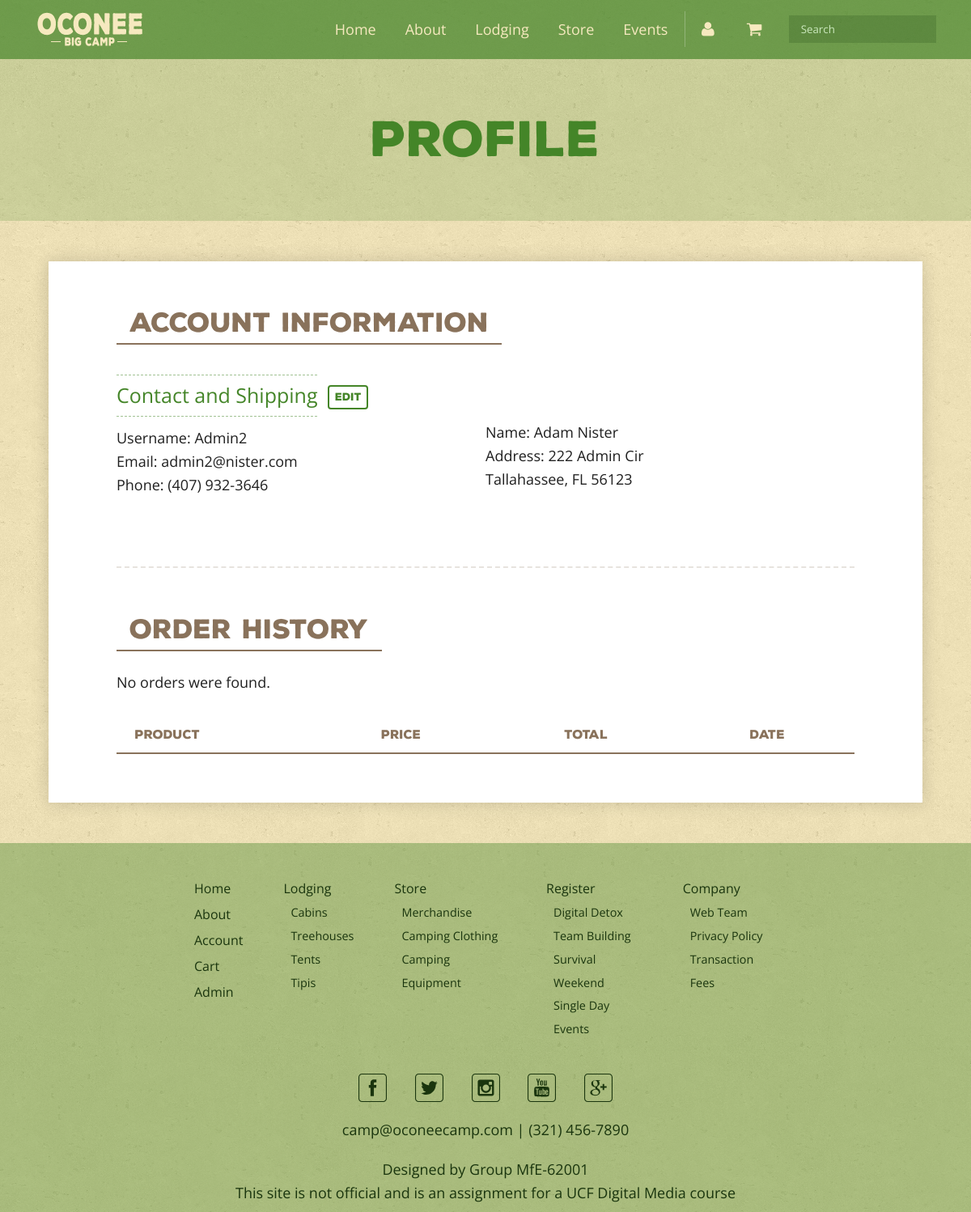
The page /client.php (signed in) on the database its author committed.
### tables this page shows
CREATE TABLE `users` (
  `id` int(3) NOT NULL,
  `username` varchar(25) NOT NULL,
  `password` varchar(50) NOT NULL,
  `first_name` varchar(25) NOT NULL,
  `last_name` varchar(25) NOT NULL,
  `email` varchar(25) NOT NULL,
  `phone` varchar(15) DEFAULT NULL,
  `street` varchar(50) NOT NULL,
  `city` varchar(25) NOT NULL,
  `state` char(2) NOT NULL,
  `zip` int(5) NOT NULL,
  `country` varchar(25) DEFAULT NULL,
  `access` varchar(24) NOT NULL,
  `active` varchar(7) DEFAULT 'active'
);

### client.php (the view, shortened to what this page needs)
<?php
	include("includes/db_connect.php");
?>
<!doctype html>
<html lang="en">
	<head>
	</head>
	<body>
		<div class="container">
			<?php
				require("includes/header.php");
				$sesID = $_SESSION['id'];
			?>
			<section class="banner">
				<h1>Profile</h1>
			</section>
			<section class="content-container container-first">
				<section class="info-box-full clearfix">
					<h2>Account Information</h2>
					<div class="listed-item client-info clearfix">
						<div class="info-left">
							<h3 class="accountHeader">Contact and Shipping</h3>
							<?php
								  $sql = "SELECT id, username, password, first_name, last_name, email, phone, street, city, state, zip FROM users WHERE id = '$sesID'";
								  $result = $mysqli->query($sql);
								  if (mysqli_num_rows($result) == 0){
									  echo "No user was found.";
								  }else{
									 while($row = $result->fetch_assoc()) {
										  $username =$row['username'];
										  $first_name =$row['first_name'];
										  $last_name =$row['last_name'];
										  $email =$row['email'];
										  $phone =$row['phone'];
										  $street =$row['street'];
										  $city =$row['city'];
										  $state =$row['state'];
										  $zip =$row['zip'];
									 }
								  }
							  ?>
						    <div class="editButton">
								<a href="client_edit.php">
									Edit
								</a>
							</div>
							<div class="accountInfo">
								<p>
									Username: <?php echo $username ?>
									<br>
									Email: <?php echo $email ?>
									<br>
									Phone: <?php echo "(".substr($phone, 0, 3).") ".substr($phone, 3, 3)."-".substr($phone,6); ?>
								</p>
							</div>
						</div>
						<div class="info-right">
								<br>
								<br>
								<br>
								<br>
								<br>
								<br>
								<br>
								<p>
									Name: <?php echo $first_name." ".$last_name ?>
									<br>
									Address: <?php echo $street ?>
									<br>
									<?php echo $city.", ".$state." ".$zip ?>
								</p>
						</div>
					</div>
				</section>
				<section class="info-box-full clearfix">
					<h2>Order History</h2>
					<div class="listed-item clearfix">
						<table>
							<thead>
								<tr>
									<th class="cart-product">Product</th>
									<th>Price</th>
									<th>Total</th>
									<th>Date</th>
								</tr>
							</thead>
							<tbody>
								<?php
									$sql = "SELECT product_id, quantity, price, ordertime, active, order_id FROM orders WHERE user_id='$sesID'";
									  $result = $mysqli->query($sql);
									  if (mysqli_num_rows($result) == 0){
										  echo "<p>No orders were found.</p>";
									  }
								?>
							</tbody>
						</table>
					</div>
				</section>
			</section>
			<?php
				require("includes/footer.php");
			?>
		</div>
	</body>
</html>

### includes/footer.php (shortened to what this page needs)
<footer>
	<div class="footer-nav">
		<div class="footer-links">
			<ul>
				<li><a href="home.php">Home</a></li>
				<li><a href="about.php">About</a></li>
				<li><a href="client.php">Account</a></li>
				<li><a href="cart.php">Cart</a></li>
				<?php
					if( isset($_SESSION['id']) ){
						$admin_query = "SELECT access FROM users WHERE id = ".$_SESSION['id'];
						$admin_result = $mysqli->query($admin_query);
						while ( $row = $admin_result->fetch_object() ) {
					    	if( $row->access == "admin" || $row->access == "privileged" ) {
					    		echo '<li><a href="admin.php">Admin</a></li>';
					    	}
						}
					}
				?>
			</ul>
		</div>
		<div class="footer-links">
			<ul>
				<li>
					<a href="lodging.php">Lodging</a>
					<ul>
						<li><a href="catalog.php?category=cabin">Cabins</a></li>
						<li><a href="catalog.php?category=treehouse">Treehouses</a></li>
						<li><a href="catalog.php?category=tent">Tents</a></li>
						<li><a href="catalog.php?category=tipi">Tipis</a></li>
					</ul>
				</li>
			</ul>
		</div>
		<div class="footer-links">
			<ul>
				<li>
					<a href="store.php">Store</a>
					<ul>
						<li><a href="catalog.php?category=merchandise">Merchandise</a></li>
						<li><a href="catalog.php?category=clothing">Camping Clothing</a></li>
						<li><a href="catalog.php?category=equipment">Camping Equipment</a></li>
					</ul>
				</li>
			</ul>
		</div>
		<div class="footer-links">
			<ul>
				<li>
					<a href="register.php">Register</a>
					<ul>
						<li><a href="register.php#detox">Digital Detox</a></li>
						<li><a href="register.php#team">Team Building</a></li>
						<li><a href="register.php#survival">Survival Weekend</a></li>
						<li><a href="register.php#single-day">Single Day Events</a></li>
					</ul>
				</li>
			</ul>
		</div>
		<div class="footer-links">
			<ul>
				<li>
					<a href="webteam.php">Company</a>
					<ul>
						<li><a href="webteam.php">Web Team</a></li>
						<li><a href="privacypolicy.php">Privacy Policy</a></li>
						<li><a href="transactionfees.php">Transaction Fees</a></li>
					</ul>
				</li>
			</ul>
		</div>
	</div>
	<div class="footer-socials">
		<ul>
			<li>
				<a href="#"><img src="img/facebook-green.svg" alt="Facebook" height="35" width="35"></a>
			</li>
			<li>
				<a href="#"><img src="img/twitter-green.svg" alt="Twitter" height="35" width="35"></a>
			</li>
			<li>
				<a href="#"><img src="img/instagram-green.svg" alt="Instagram" height="35" width="35"></a>
			</li>
			<li>
				<a href="#"><img src="img/youtube-green.svg" alt="YouTube" height="35" width="35"></a>
			</li>
			<li>
				<a href="#"><img src="img/google-plus-green.svg" alt="Google Plus" height="35" width="35"></a>
			</li>
		</ul>
	</div>
	<div class="footer-contact">
		<p>
			<a href="mailto:camp@oconeecamp.com">camp@oconeecamp.com</a>
			<span class="spacing-border">|</span>
			<a href="tel:3214567890">(321) 456-7890</a>
		</p>
	</div>
	<p>Designed by Group MfE-62001</p>
	<p>This site is not official and is an assignment for a UCF Digital Media course</p>
</footer>

### css/styles.css (style rules this page uses)
body { font-family: 'Open Sans', Helvetica, Verdana, Arial, sans-serif; font-size: 62.5%; color: #1f1f1f; }
h1 { font-size: 2.2em; font-family: 'NexaRustSans', 'Open Sans', Helvetica, Verdana, Arial, sans-serif; }
h2 { font-family: 'NexaRustSans', 'Open Sans', Helvetica, Verdana, Arial, sans-serif; font-size: 3em; color: #448528; margin-bottom: 0.5em; }
h3 { font-size: 2.3em; margin: 0.5em 0; }
a { text-decoration: none; color: #448528; }
p { font-size: 1.8em; line-height: 1.6; }
table { width: 100%; border-bottom: 2px solid #89725B; }
th { border-bottom: 2px solid #89725B; padding: 1em 3em; text-align: center; font-size: 1.5em; font-family: 'NexaRustSans', 'Open Sans', Helvetica, Verdana, Arial, sans-serif; color: #89725B; }
section { padding: 6em 0; }
.clearfix:before, .clearfix:after { content: ""; display: table; }
.clearfix:after { clear: both; }
.clearfix { zoom: 1; }
.container { background-color: #F6E9BF; background: url("../img/cork-wallet2.png"); padding-bottom: 0; }
section.hero, section.banner { text-align: center; display: block; background: url("../img/campfire-adults-dark2.png") no-repeat center center; background-size: cover; height: 100vh; }
.hero h1, .banner h1 { font-size: 6em; display: inline-block; margin-top: 1em; margin-bottom: 1em; color: white; }
section.banner { height: 15vh; display: table; width: 100%; background: transparent; padding: 4em 0; margin-bottom: 5em; background-color: rgba(68, 133, 40, 0.2); }
.banner h1 { vertical-align: middle; display: table-cell; color: #448528; }
.content-container { width: 80%; margin: 0 auto; display: flex; justify-content: center; align-items: flex-start; flex-wrap: wrap; background-color: white; padding: 6em; box-shadow: 0px 0px 20px 1px rgba(0, 0, 0, 0.14); }
.content-container, .info-box { max-width: 1300px; }
.info-box, .info-box-full { width: 80%; margin: 0 auto; }
.info-box-full { width: 95%; border-bottom: 2px dashed rgba(137,114,91,0.20); }
.info-box-full:first-child { padding-top: 0; }
.info-box-full:last-child { border-bottom: 0; padding-bottom: 0; }
.info-box-full p { margin-bottom: 1.5em; }
.info-box-full h2 { font-size: 3.25em; color: #89725B; margin-bottom: 0.75em; padding: 0.25em 0.5em; padding-top: 0; border-bottom: 2px solid #89725B; display: inline-block; font-family: 'NexaRustSans', 'Open Sans', Helvetica, Verdana, Arial, sans-serif; }
.accountInfo { float: left; clear: left; }
.info-left { width: 45%; float: left; text-align: left; padding-right: 2%; box-sizing: border-box; }
.info-box-full .info-left { width: 50%; }
.info-right { width: 45%; float: right; }
.info-box-full .info-right { width: 50%; }
.editButton { font-size: 1.3em; color: white; display: block; float: left; margin-top: 2em; margin-left: 1em; }
.editButton a { display: inline-block; padding: 0.5em; color: #448528; border: 2px solid #448528; border-radius: 4px; font-family: 'NexaRustSans'; }
.listed-item { padding: 3em 0; }
.listed-item:first-of-type { padding-top: 0; }
.listed-item:last-of-type { padding-bottom: 0; }
.listed-item h3, .info-box-full h3 { color: #448528; font-size: 2.5em; border-top: 1px dashed rgba(68,133,40,0.5); border-bottom: 1px dashed rgba(68,133,40,0.5); padding: 0.5em 0; display: inline-block; }
.cart-product { text-align: left; position: relative; padding-left: 1.5em; box-sizing: border-box; }
.accountHeader { float: left; }
.accountInfo { float: left; }
footer { text-align: center; padding: 3em 0; padding-bottom: 1em; margin-top: 5em; background-color: rgba(68,133,40,0.4); color: #1a350e; }
footer a { color: #1a350e; }
.footer-nav, .footer-socials { text-align: center; display: block; padding: 1em 0; }
.footer-nav { display: table; align-content: center; justify-content: center; width: 60%; margin: 0 auto; margin-bottom: 2em; text-align: left; }
.footer-nav li, .footer-socials li { display: inline-block; }
.footer-nav a, .footer-socials a { color: #1a350e; font-size: 1.6em; line-height: 2em; padding: 0 1em; display: block; }
.footer-links { display: table-cell; padding-right: 5em; }
.footer-links:last-of-type { padding-right: 0; }
.footer-links li { display: block; }
.footer-links ul ul { font-size: 0.9em; padding-left: 1em; }
.footer-links a { padding: 0; display: inline-block; }
.footer-contact { margin-bottom: 2em; }

### rows shown on the page
users: username "Admin2", email "admin2@nister.com", phone "407", phone "932", phone "3646", first_name "Adam", last_name "Nister", street "222 Admin Cir", city "Tallahassee", state "FL", zip "56123", access "Admin"
